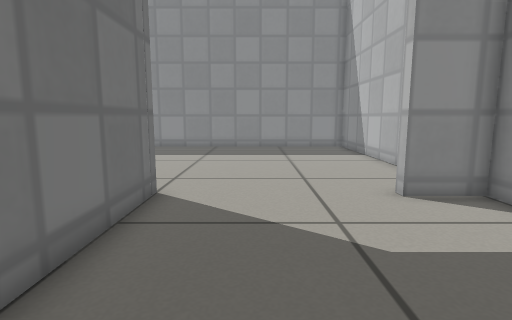
View 1 (above)

12 first-person views from a walk through a world built for the Gazebo simulator. The camera is 0.47 m above the floor, tilts 8° down and sees 80° across. The floor is counted in squares, 0.25 m on a side. Each view is taken from the middle of a square. On the plan, view 1 faces up. The plan holds only what a view shows up to about 16 squares ahead; the rest is blank. Gazebo's built-in surfaces are drawn with simple patterns.

View 2
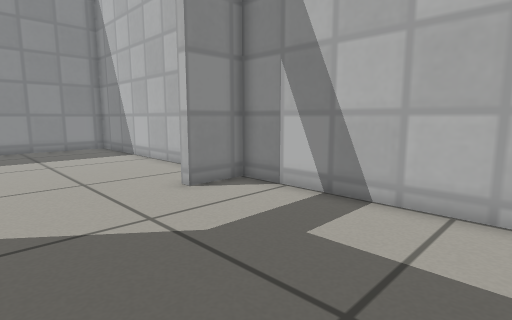

View 3
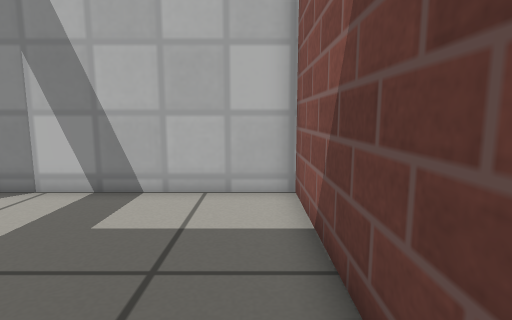

View 4
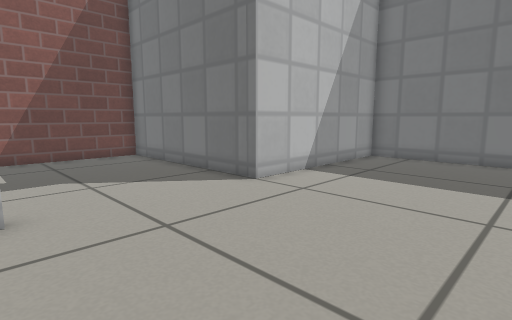

View 5
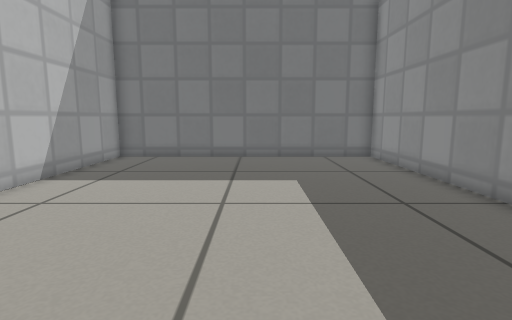

View 6
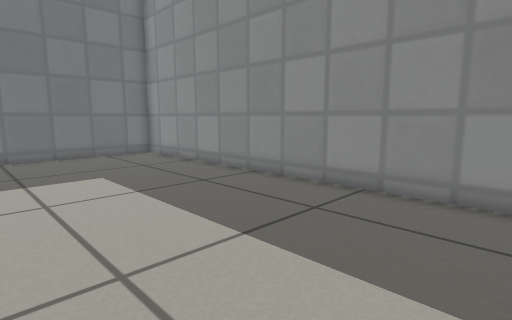

View 7
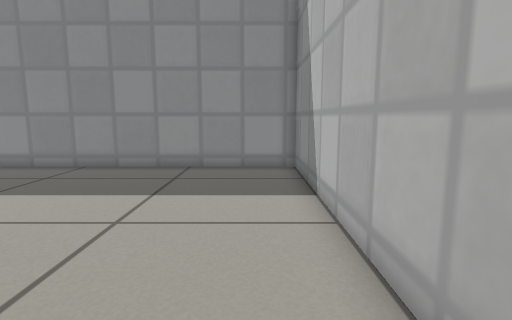

View 8
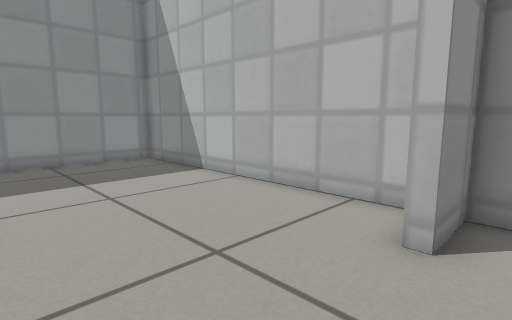

View 9
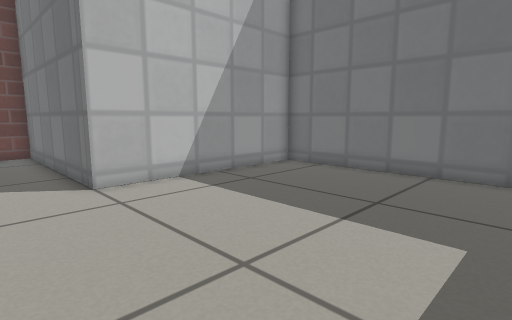

View 10
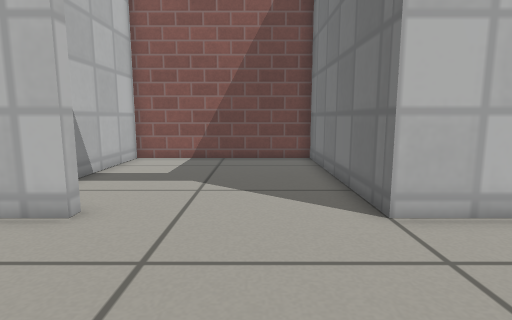

View 11
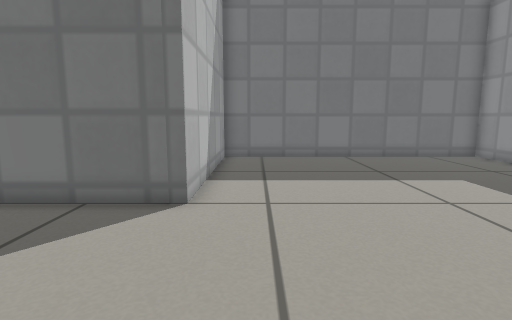

View 12
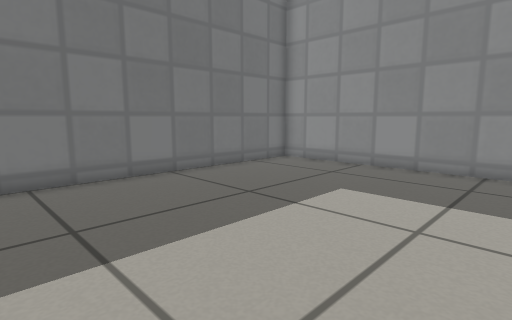

### Floor plan
Points are (right, up) in squares from view 1. A wall is a line through its corners. A room is listed if a view was taken in it or the views show most of it. See-through windows are left out.
Room 1 (views 1, 2, 3, 8)
walls: (-2.5, 7.5) (-2.5, -1) (5.5, -1) (5.5, 7.1) (3.5, 7.1)
ways out: open door at (0.5, 7) to room 2
Room 2 (views 4, 5, 6, 7, 9, 10, 11, 12)
walls: (3.5, 7.5) (4.9, 7.5); (5.5, 8.1) (5.5, 19.5) (-10.5, 19.5) (-10.5, 7.5) (-2.5, 7.5)
ways out: open door at (0.5, 7) to room 1

Where each view was taken, in squares from view 1:
view 1: 0 up, 0 right, facing up
view 2: 0 up, 1 left, facing up-right
view 3: 0 up, 2 left, facing right
view 4: 14 up, 4 right, facing down-left
view 5: 14 up, 4 right, facing left
view 6: 12 up, 5 right, facing up-left
view 7: 8 up, 4 right, facing up
view 8: 6 up, 1 left, facing up-right
view 9: 16 up, 0 right, facing down-left
view 10: 13 up, 0 right, facing down
view 11: 9 up, 4 right, facing left
view 12: 8 up, 1 left, facing up-left
